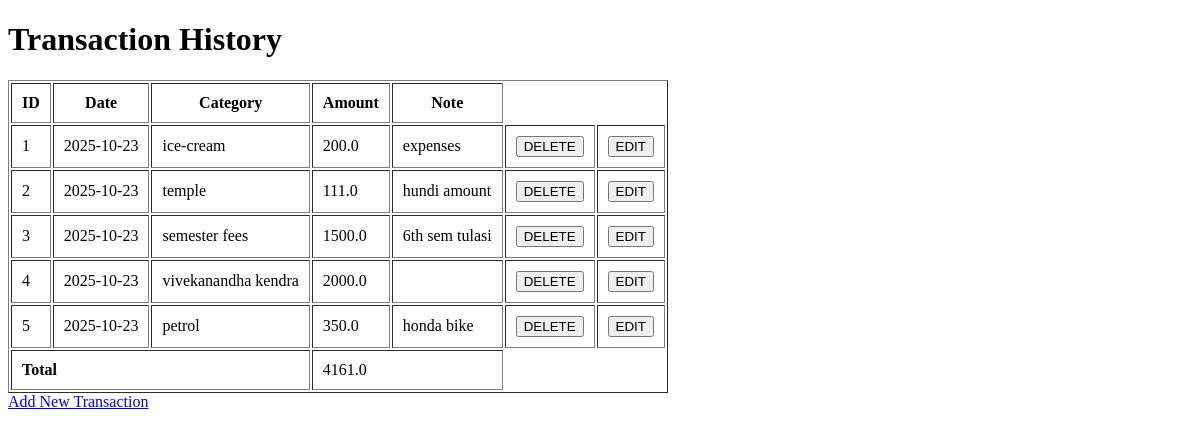
Before: /history with the older database file.
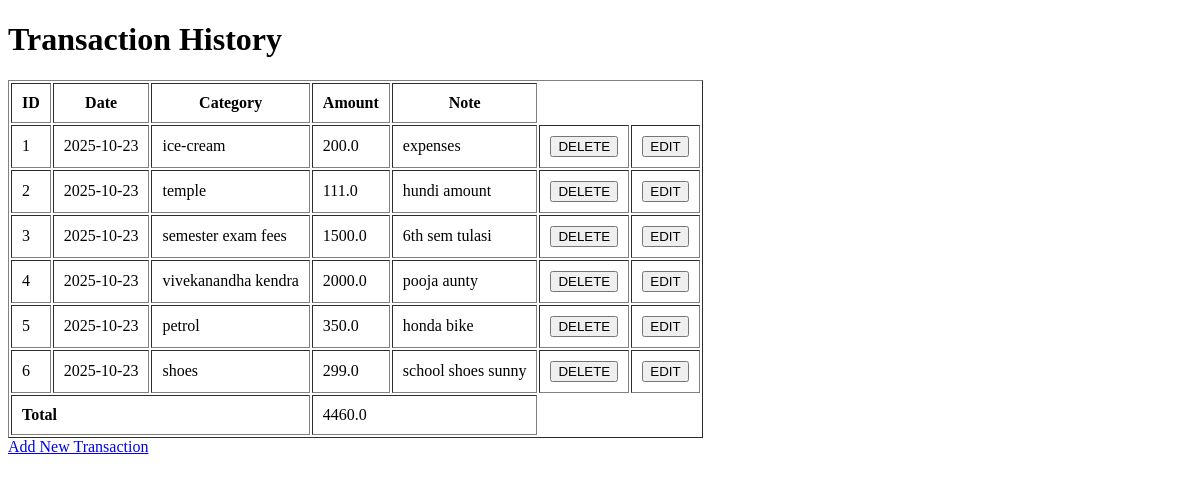
After: the same page with the newer database file.
### tables this page shows
CREATE TABLE transactions (
    id INTEGER PRIMARY KEY AUTOINCREMENT,
    date TEXT NOT NULL,
    category TEXT NOT NULL,
    amount REAL NOT NULL,
    note TEXT
);

### app.py (the view)
@app.route('/history')
def history():
    conn = sqlite3.connect('database.db')
    cursor = conn.cursor()
    cursor.execute("SELECT * FROM transactions ORDER by id")
    transactions = cursor.fetchall()
    total_amount = sum([t[3] for t in transactions])  # t[3] is the 'amount' column
    conn.close()
    return render_template('history.html',transactions = transactions, total_amount= total_amount)

### templates/history.html (shortened to what this page needs)
<!DOCTYPE html>
<html lang="en">
<head>
</head>
<body>
    <h1>Transaction History</h1>
    <table border="1" cellpadding="10">
        <tr>
            <th>ID</th>
            <th>Date</th>
            <th>Category</th>
            <th>Amount</th>
            <th>Note</th>
        </tr>
        {% for t in transactions %}
        <tr>
            <td>{{ loop.index }}</td>
            <td>{{ t[1] }}</td>
            <td>{{ t[2] }}</td>
            <td>{{ t[3] }}</td>
            <td>{{ t[4] }}</td>
            <td>
                <form action="/delete_transaction/{{ t[0] }}" method="post" style="display:inline;">
                    <button type="submit">DELETE</button>
                </form>
            </td>
            <td>
                <form action="/edit/{{ t[0] }}" method="get" style="display:inline;">
                    <button type="submit">EDIT</button>
                </form>
            </td>
        </tr>
        {% endfor %}
        <tr>
            <td colspan="3"><strong>Total</strong></td>
            <td colspan="2">{{ total_amount }}</td>
        </tr>
    </table>
    <a href="/">Add New Transaction</a>
</body>
</html>

Changed rows visible on the page:
changed transactions "6th sem tulasi": category "semester fees" → "semester exam fees"
changed transactions "vivekanandha kendra": note (not shown) → "pooja aunty"
added transactions: date "2025-10-23", category "shoes", amount "299.0", note "school shoes sunny"
Other visible differences:
{{ total_amount }}: "4161.0" → "4460.0"
